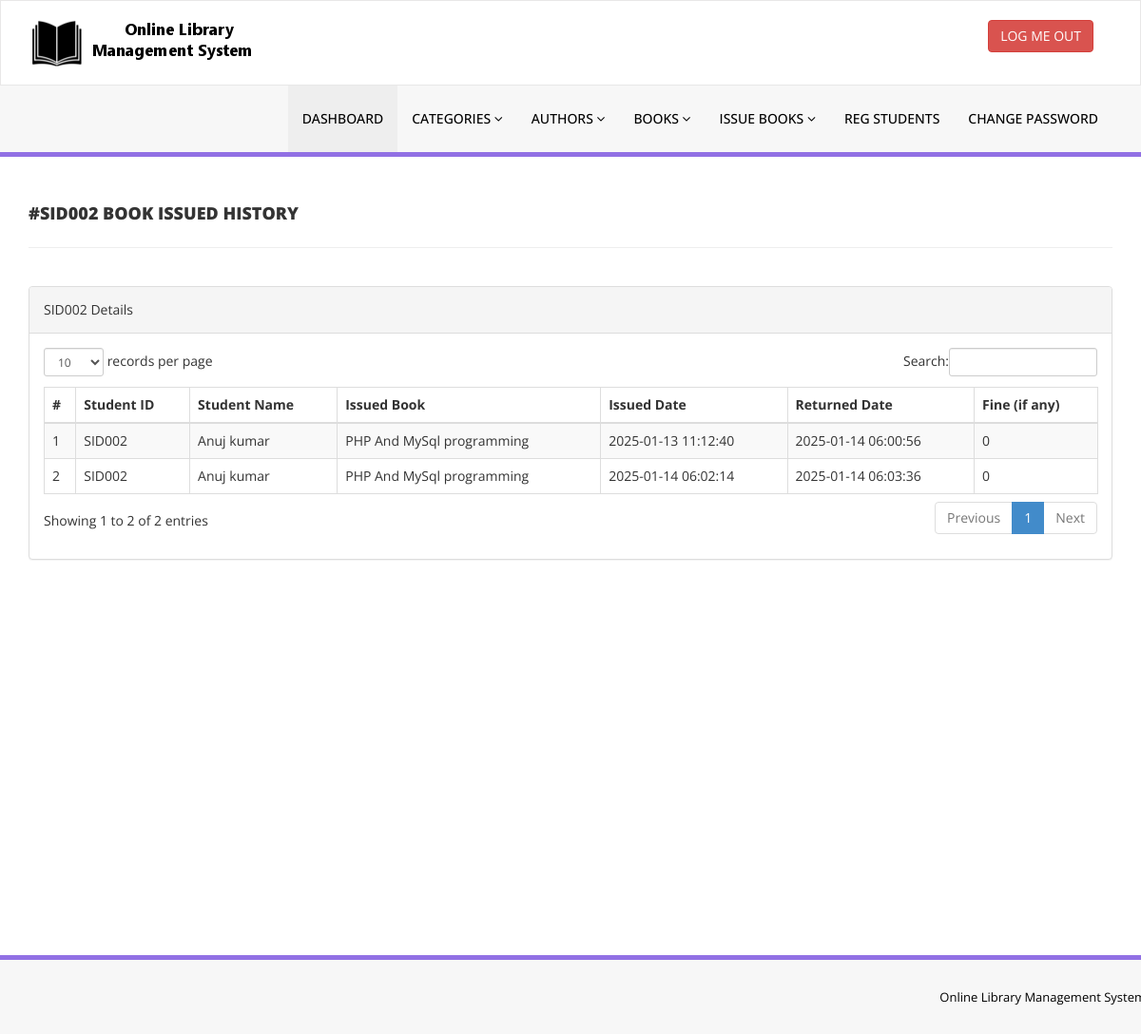
The page /student-history.php?stdid=SID002 (signed in) on the database its author committed.
### tables this page shows
CREATE TABLE `tblissuedbookdetails` (
  `id` int(11) NOT NULL,
  `BookId` int(11) DEFAULT NULL,
  `StudentID` varchar(150) DEFAULT NULL,
  `IssuesDate` timestamp NULL DEFAULT current_timestamp(),
  `ReturnDate` timestamp NULL DEFAULT NULL ON UPDATE current_timestamp(),
  `RetrunStatus` int(1) DEFAULT NULL,
  `fine` int(11) DEFAULT NULL,
  `remark` mediumtext NOT NULL
);

CREATE TABLE `tblstudents` (
  `id` int(11) NOT NULL,
  `StudentId` varchar(100) DEFAULT NULL,
  `FullName` varchar(120) DEFAULT NULL,
  `EmailId` varchar(120) DEFAULT NULL,
  `MobileNumber` char(11) DEFAULT NULL,
  `Password` varchar(120) DEFAULT NULL,
  `Status` int(1) DEFAULT NULL,
  `RegDate` timestamp NULL DEFAULT current_timestamp(),
  `UpdationDate` timestamp NULL DEFAULT NULL ON UPDATE current_timestamp()
);

CREATE TABLE `tblbooks` (
  `id` int(11) NOT NULL,
  `BookName` varchar(255) DEFAULT NULL,
  `CatId` int(11) DEFAULT NULL,
  `AuthorId` int(11) DEFAULT NULL,
  `ISBNNumber` varchar(25) DEFAULT NULL,
  `BookPrice` decimal(10,2) DEFAULT NULL,
  `bookImage` varchar(250) NOT NULL,
  `isIssued` int(1) DEFAULT NULL,
  `RegDate` timestamp NULL DEFAULT current_timestamp(),
  `UpdationDate` timestamp NULL DEFAULT NULL ON UPDATE current_timestamp(),
  `bookQty` int(11) DEFAULT NULL
);

### student-history.php (the view, shortened to what this page needs)
<?php
include('includes/config.php');
if(strlen($_SESSION['alogin'])==0)
    {
header('location:index.php');
}
else{
    ?>
<!DOCTYPE html>
<html xmlns="http://www.w3.org/1999/xhtml">
<head>
    <link href="assets/css/bootstrap.css" rel="stylesheet" />
    <link href="assets/css/font-awesome.css" rel="stylesheet" />
    <link href="assets/js/dataTables/dataTables.bootstrap.css" rel="stylesheet" />
    <link href="assets/css/style.css" rel="stylesheet" />
</head>
<body>
<?php include('includes/header.php');?>
    <div class="content-wrapper">
         <div class="container">
        <div class="row pad-botm">
            <div class="col-md-12">
                <?php $sid=$_GET['stdid']; ?>
                <h4 class="header-line">#<?php echo $sid;?> Book Issued History</h4>
    </div>
        </div>
            <div class="row">
                <div class="col-md-12">
                    <div class="panel panel-default">
                        <div class="panel-heading">
<?php echo $sid;?> Details
                        </div>
                        <div class="panel-body">
                            <div class="table-responsive">
                                <table class="table table-striped table-bordered table-hover" id="dataTables-example">
                                    <thead>
                                        <tr>
                                            <th>#</th>
                                            <th>Student ID</th>
                                            <th>Student Name</th>
                                            <th>Issued Book  </th>
                                            <th>Issued Date</th>
                                            <th>Returned Date</th>
                                            <th>Fine (if any)</th>
                                        </tr>
                                    </thead>
                                    <tbody>
<?php
$sql = "SELECT tblstudents.StudentId ,tblstudents.FullName,tblstudents.EmailId,tblstudents.MobileNumber,tblbooks.BookName,tblbooks.ISBNNumber,tblissuedbookdetails.IssuesDate,tblissuedbookdetails.ReturnDate,tblissuedbookdetails.id as rid,tblissuedbookdetails.fine,tblissuedbookdetails.RetrunStatus,tblbooks.id as bid,tblbooks.bookImage from  tblissuedbookdetails join tblstudents on tblstudents.StudentId=tblissuedbookdetails.StudentId join tblbooks on tblbooks.id=tblissuedbookdetails.BookId where tblstudents.StudentId='$sid' ";
$query = $dbh -> prepare($sql);
$query->execute();
$results=$query->fetchAll(PDO::FETCH_OBJ);
$cnt=1;
if($query->rowCount() > 0)
{
foreach($results as $result)
{               ?>
                                        <tr class="odd gradeX">
                                            <td class="center"><?php echo htmlentities($cnt);?></td>
                                            <td class="center"><?php echo htmlentities($result->StudentId);?></td>
                                            <td class="center"><?php echo htmlentities($result->FullName);?></td>
                                            <td class="center"><?php echo htmlentities($result->BookName);?></td>
                                            <td class="center"><?php echo htmlentities($result->IssuesDate);?></td>
                                            <td class="center"><?php if($result->ReturnDate==''): echo "Not returned yet";
                                            else: echo htmlentities($result->ReturnDate); endif;?></td>
                                             <td class="center"><?php if($result->ReturnDate==''): echo "Not returned yet";
                                              else: echo $result->fine; endif;
                                             ?></td>
                                        </tr>
 <?php $cnt=$cnt+1;}} ?>
                                    </tbody>
                                </table>
                            </div>
                        </div>
                    </div>
                </div>
            </div>
    </div>
    </div>
  <?php include('includes/footer.php');?>
</body>
</html>
<?php } ?>

### style.css (style rules this page uses)
.content-wrapper { margin-top: 40px; min-height:800px; padding-bottom:90px; }
.header-line { font-weight:900; padding-bottom:25px; border-bottom:1px solid #eeeeee; text-transform:uppercase; }
.pad-botm { padding-bottom:30px; }

### rows shown on the page
tblissuedbookdetails: tblstudents.StudentId "SID002", tblstudents.FullName "Anuj kumar", BookId.BookName "PHP And MySql programming", IssuesDate "2025-01-13 11:12:40", ReturnDate "2025-01-14 06:00:56", fine "0"
tblissuedbookdetails: tblstudents.StudentId "SID002", tblstudents.FullName "Anuj kumar", BookId.BookName "PHP And MySql programming", IssuesDate "2025-01-14 06:02:14", ReturnDate "2025-01-14 06:03:36", fine "0"

### other values the page prints
$sid "SID002"
